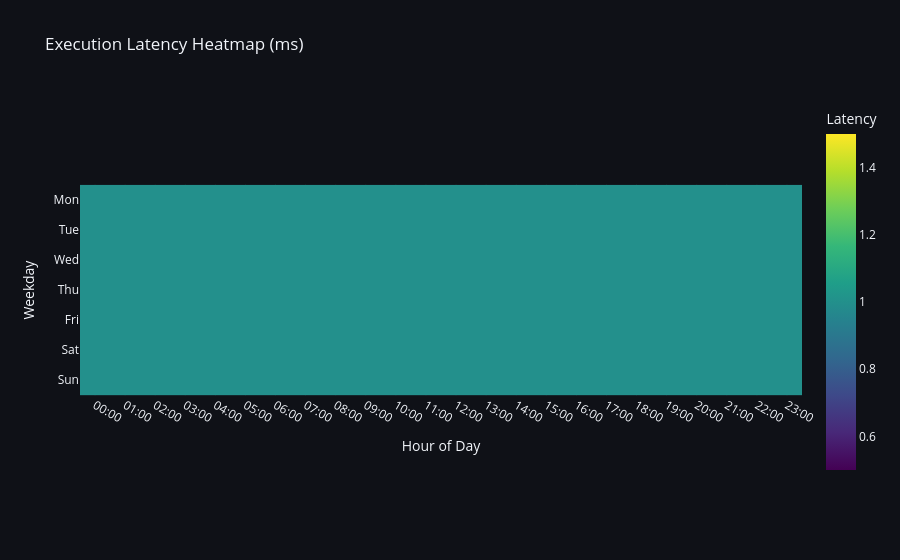

The code cell stored with this chart in its notebook:
### Markdown cell above
## 4. Latency Attribution Heatmap
Identifying execution bottlenecks across the network transit.

### Code cell
hours = [f"{h:02d}:00" for h in range(24)]
days = ['Mon', 'Tue', 'Wed', 'Thu', 'Fri', 'Sat', 'Sun']
latency_map = np.ones((7, 24))

fig_lat = px.imshow(
    latency_map, 
    x=hours, y=days, 
    color_continuous_scale='Viridis',
    title="Execution Latency Heatmap (ms)",
    labels=dict(x="Hour of Day", y="Weekday", color="Latency")
)
fig_lat.update_layout(**PLOTLY_DARK)
fig_lat.show()

### Figure 1 — Plotly figure (JSON) as saved in the notebook; plotly's stock layout.template omitted (floating-point values rounded to 4 significant figures; data arrays with more than 128 entries replaced by an {"elided": "..."} marker saying what was removed)
{"data": [{"coloraxis": "coloraxis", "hovertemplate": "Hour of Day: %{x}<br>Weekday: %{y}<br>Latency: %{z}<extra></extra>", "name": "0", "type": "heatmap", "x": ["00:00", "01:00", "02:00", "03:00", "04:00", "05:00", "06:00", "07:00", "08:00", "09:00", "10:00", "11:00", "12:00", "13:00", "14:00", "15:00", "16:00", "17:00", "18:00", "19:00", "20:00", "21:00", "22:00", "23:00"], "xaxis": "x", "y": ["Mon", "Tue", "Wed", "Thu", "Fri", "Sat", "Sun"], "yaxis": "y", "z": {"elided": "7x24 float values"}}], "layout": {"coloraxis": {"colorbar": {"title": {"text": "Latency"}}, "colorscale": [[0, "#440154"], [0.1111, "#482878"], [0.2222, "#3e4989"], [0.3333, "#31688e"], [0.4444, "#26828e"], [0.5556, "#1f9e89"], [0.6667, "#35b779"], [0.7778, "#6ece58"], [0.8889, "#b5de2b"], [1, "#fde725"]]}, "paper_bgcolor": "#0f1117", "plot_bgcolor": "#0f1117", "title": {"text": "Execution Latency Heatmap (ms)"}, "xaxis": {"anchor": "y", "constrain": "domain", "domain": [0, 1], "scaleanchor": "y", "title": {"text": "Hour of Day"}}, "yaxis": {"anchor": "x", "autorange": "reversed", "constrain": "domain", "domain": [0, 1], "title": {"text": "Weekday"}}}}
